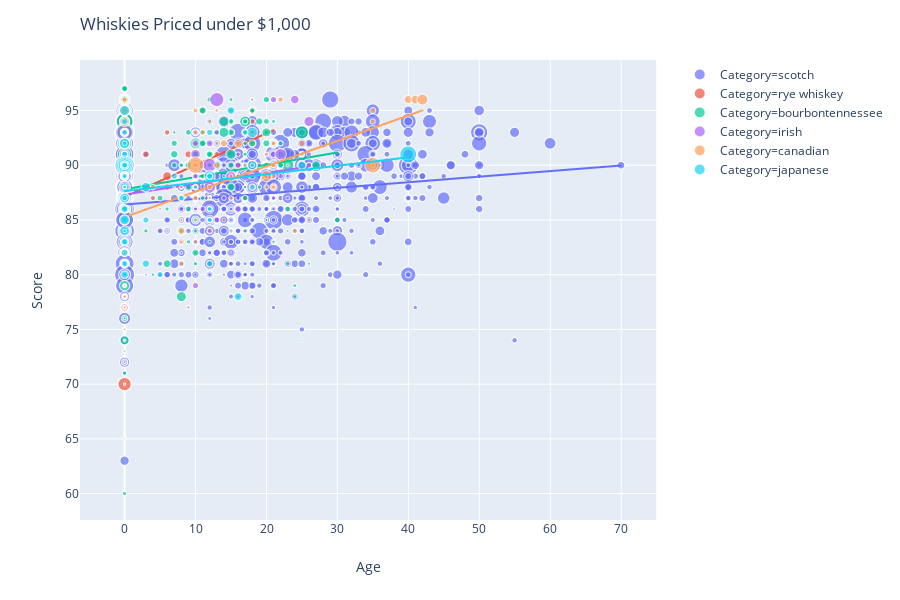

Notebook code cell kept with this figure:
### Code cell
import re
import numpy as np
import pandas as pd
#import plotly.graph_objects as go
import nltk
from nltk.corpus import stopwords
import plotly.express as px
from sklearn import linear_model
df_numbers=pd.read_csv('processeddata.csv')
#df_numbers=df_numbers.drop(columns=['Unnamed: 0'])
df_numbers.loc[df_numbers['Category']=='single malt scotch','Category']='scotch'
df_numbers.loc[df_numbers['Category']=='blended malt scotch whisky','Category']='scotch'
df_numbers.loc[df_numbers['Category']=='blended scotch whisky','Category']='scotch'
df_numbers.loc[df_numbers['Category']=='grain scotch whisky', 'Category']='scotch'
ind=df_numbers.loc[df_numbers['Category'].isin(['unspecified single malt','new zealand'])].index

df_numbers.drop(ind, inplace=True)
#df_numbers=df_numbers.loc[(df.Price-df.Price.mean()).abs()/df.Price.std()<3]
df_numbers1=df_numbers.loc[(df.Price<1000)]
fig = px.scatter(df_numbers1,x="Age", y="Score", size="Price", 
	           color="Category",
                 hover_name="Reviewer", trendline="ols")

fig.update_layout(
    title=go.layout.Title(
        text="Whiskies Priced under $1,000",
        xref="paper",
        x=0)
    )
fig.show()

### Figure 1 — Plotly figure (JSON) as saved in the notebook; plotly's stock layout.template omitted (floating-point values rounded to 4 significant figures; data arrays with more than 128 entries replaced by an {"elided": "..."} marker saying what was removed)
{"data": [{"hoverlabel": {"namelength": 0}, "hovertemplate": "<b>%{hovertext}</b><br><br>Category=scotch<br>Age=%{x}<br>Score=%{y}<br>Price=%{marker.size}", "hovertext": {"elided": "2295 str values"}, "legendgroup": "Category=scotch", "marker": {"color": "#636efa", "size": {"elided": "2295 int values"}, "sizemode": "area", "sizeref": 2.487, "symbol": "circle"}, "mode": "markers", "name": "Category=scotch", "showlegend": true, "type": "scattergl", "x": {"elided": "2295 int values"}, "xaxis": "x", "y": {"elided": "2295 int values"}, "yaxis": "y"}, {"hoverlabel": {"namelength": 0}, "hovertemplate": "<b>OLS trendline</b><br>Score = 0.050882 * Age + 86.409164<br>R<sup>2</sup>=0.022715<br><br>Category=scotch<br>Age=%{x}<br>Score=%{y} <b>(trend)</b>", "legendgroup": "Category=scotch", "marker": {"color": "#636efa", "symbol": "circle"}, "mode": "lines", "name": "Category=scotch", "showlegend": false, "type": "scattergl", "x": {"elided": "2295 int values"}, "xaxis": "x", "y": {"elided": "2295 float values"}, "yaxis": "y"}, {"hoverlabel": {"namelength": 0}, "hovertemplate": "<b>%{hovertext}</b><br><br>Category=rye whiskey<br>Age=%{x}<br>Score=%{y}<br>Price=%{marker.size}", "hovertext": {"elided": "180 str values"}, "legendgroup": "Category=rye whiskey", "marker": {"color": "#EF553B", "size": {"elided": "180 float values"}, "sizemode": "area", "sizeref": 2.487, "symbol": "circle"}, "mode": "markers", "name": "Category=rye whiskey", "showlegend": true, "type": "scattergl", "x": {"elided": "180 int values"}, "xaxis": "x", "y": {"elided": "180 int values"}, "yaxis": "y"}, {"hoverlabel": {"namelength": 0}, "hovertemplate": "<b>OLS trendline</b><br>Score = 0.290254 * Age + 87.107346<br>R<sup>2</sup>=0.109472<br><br>Category=rye whiskey<br>Age=%{x}<br>Score=%{y} <b>(trend)</b>", "legendgroup": "Category=rye whiskey", "marker": {"color": "#EF553B", "symbol": "circle"}, "mode": "lines", "name": "Category=rye whiskey", "showlegend": false, "type": "scattergl", "x": {"elided": "180 int values"}, "xaxis": "x", "y": {"elided": "180 float values"}, "yaxis": "y"}, {"hoverlabel": {"namelength": 0}, "hovertemplate": "<b>%{hovertext}</b><br><br>Category=bourbontennessee<br>Age=%{x}<br>Score=%{y}<br>Price=%{marker.size}", "hovertext": {"elided": "655 str values"}, "legendgroup": "Category=bourbontennessee", "marker": {"color": "#00cc96", "size": {"elided": "655 int values"}, "sizemode": "area", "sizeref": 2.487, "symbol": "circle"}, "mode": "markers", "name": "Category=bourbontennessee", "showlegend": true, "type": "scattergl", "x": {"elided": "655 int values"}, "xaxis": "x", "y": {"elided": "655 int values"}, "yaxis": "y"}, {"hoverlabel": {"namelength": 0}, "hovertemplate": "<b>OLS trendline</b><br>Score = 0.112096 * Age + 87.800765<br>R<sup>2</sup>=0.023125<br><br>Category=bourbontennessee<br>Age=%{x}<br>Score=%{y} <b>(trend)</b>", "legendgroup": "Category=bourbontennessee", "marker": {"color": "#00cc96", "symbol": "circle"}, "mode": "lines", "name": "Category=bourbontennessee", "showlegend": false, "type": "scattergl", "x": {"elided": "655 int values"}, "xaxis": "x", "y": {"elided": "655 float values"}, "yaxis": "y"}, {"hoverlabel": {"namelength": 0}, "hovertemplate": "<b>%{hovertext}</b><br><br>Category=irish<br>Age=%{x}<br>Score=%{y}<br>Price=%{marker.size}", "hovertext": ["john hansell", "dominic roskrow", "jonny mccormick", "geoffrey kleinman", "john hansell", "john hansell", "john hansell", "john hansell", "john hansell", "jonny mccormick", "jonny mccormick", "john hansell", "dominic roskrow", "john hansell", "jonny mccormick", "jonny mccormick", "jonny mccormick", "dominic roskrow", "john hansell", "dominic roskrow", "jonny mccormick", "jonny mccormick", "jonny mccormick", "jonny mccormick", "jonny mccormick", "john hansell", "dominic roskrow", "john hansell", "jonny mccormick", "jonny mccormick", "dominic roskrow", "john hansell", "dominic roskrow", "jonny mccormick", "jonny mccormick", "jonny mccormick", "jonny mccormick", "john hansell", "jonny mccormick", "dominic roskrow", "jonny mccormick", "jonny mccormick", "jonny mccormick", "jonny mccormick", "jonny mccormick", "jonny mccormick", "jonny mccormick", "john hansell", "dominic roskrow", "jonny mccormick", "john hansell", "john hansell", "john hansell", "jonny mccormick", "dominic roskrow", "john hansell", "john hansell", "dominic roskrow", "jonny mccormick", "jonny mccormick", "jonny mccormick", "jonny mccormick", "jonny mccormick", "jonny mccormick", "dominic roskrow", "jonny mccormick", "jonny mccormick", "jonny mccormick", "jonny mccormick", "dominic roskrow", "jonny mccormick", "jonny mccormick", "jonny mccormick", "john hansell", "john hansell", "john hansell", "john hansell", "jonny mccormick", "dominic roskrow", "jonny mccormick", "jonny mccormick", "jonny mccormick", "jonny mccormick", "jonny mccormick", "john hansell", "john hansell", "dominic roskrow", "dominic roskrow", "jonny mccormick", "jonny mccormick", "jonny mccormick", "jonny mccormick", "jonny mccormick", "john hansell", "dominic roskrow", "jonny mccormick", "dominic roskrow", "jonny mccormick", "jonny mccormick", "jonny mccormick", "jonny mccormick", "jonny mccormick", "john hansell", "jonny mccormick", "jonny mccormick", "john hansell", "john hansell", "jonny mccormick", "jonny mccormick", "dominic roskrow"], "legendgroup": "Category=irish", "marker": {"color": "#ab63fa", "size": [30, 100, 180, 499, 135, 250, 250, 600, 100, 80, 125, 42, 80, 168, 120, 50, 100, 69, 80, 100, 250, 92, 50, 311, 239, 80, 110, 40, 100, 100, 250, 130, 75, 500, 435, 66, 70, 189, 100, 35, 44, 141, 130, 30, 242, 110, 60, 100, 80, 333, 75, 40, 100, 110, 124, 225, 125, 200, 101, 311, 354, 55, 70, 55, 79, 47, 220, 60, 156, 84, 30, 194, 164, 30, 35, 34, 100, 100, 80, 90, 150, 35, 69, 50, 40, 60, 34, 55, 65, 70, 100, 65, 80, 30, 42, 40, 85, 80, 66, 66, 45, 112, 136, 50, 70, 155, 25, 100, 64, 40], "sizemode": "area", "sizeref": 2.487, "symbol": "circle"}, "mode": "markers", "name": "Category=irish", "showlegend": true, "type": "scattergl", "x": [0, 21, 24, 13, 0, 0, 26, 0, 10, 13, 12, 0, 0, 0, 10, 16, 0, 0, 0, 21, 0, 0, 0, 22, 10, 0, 0, 0, 16, 0, 18, 0, 26, 0, 12, 10, 22, 17, 0, 0, 15, 0, 0, 0, 15, 10, 10, 0, 0, 12, 0, 0, 0, 18, 0, 0, 0, 0, 0, 0, 0, 0, 0, 14, 0, 21, 0, 0, 0, 0, 23, 0, 0, 0, 0, 0, 0, 16, 11, 0, 0, 10, 8, 10, 0, 0, 0, 0, 0, 13, 12, 10, 0, 0, 10, 0, 0, 12, 12, 0, 0, 0, 0, 12, 0, 0, 15, 10, 0, 0], "xaxis": "x", "y": [96, 96, 96, 96, 95, 95, 94, 93, 93, 93, 92, 92, 92, 92, 92, 91, 91, 91, 91, 91, 91, 91, 91, 91, 91, 90, 90, 90, 90, 90, 90, 90, 90, 90, 90, 90, 89, 89, 89, 89, 89, 89, 89, 89, 89, 89, 89, 88, 88, 88, 88, 88, 88, 88, 88, 88, 88, 88, 88, 88, 88, 88, 87, 87, 87, 87, 87, 87, 87, 87, 87, 87, 87, 86, 86, 86, 86, 86, 86, 86, 86, 86, 86, 86, 85, 85, 85, 85, 85, 85, 85, 85, 85, 84, 84, 84, 84, 84, 84, 84, 83, 83, 82, 82, 82, 81, 79, 79, 78, 75], "yaxis": "y"}, {"hoverlabel": {"namelength": 0}, "hovertemplate": "<b>OLS trendline</b><br>Score = 0.098566 * Age + 87.318968<br>R<sup>2</sup>=0.041052<br><br>Category=irish<br>Age=%{x}<br>Score=%{y} <b>(trend)</b>", "legendgroup": "Category=irish", "marker": {"color": "#ab63fa", "symbol": "circle"}, "mode": "lines", "name": "Category=irish", "showlegend": false, "type": "scattergl", "x": [0, 0, 0, 0, 0, 0, 0, 0, 0, 0, 0, 0, 0, 0, 0, 0, 0, 0, 0, 0, 0, 0, 0, 0, 0, 0, 0, 0, 0, 0, 0, 0, 0, 0, 0, 0, 0, 0, 0, 0, 0, 0, 0, 0, 0, 0, 0, 0, 0, 0, 0, 0, 0, 0, 0, 0, 0, 0, 0, 0, 0, 0, 0, 0, 0, 0, 0, 0, 8, 10, 10, 10, 10, 10, 10, 10, 10, 10, 10, 10, 11, 12, 12, 12, 12, 12, 12, 12, 13, 13, 13, 14, 15, 15, 15, 16, 16, 16, 17, 18, 18, 21, 21, 21, 22, 22, 23, 24, 26, 26], "xaxis": "x", "y": [87.32, 87.32, 87.32, 87.32, 87.32, 87.32, 87.32, 87.32, 87.32, 87.32, 87.32, 87.32, 87.32, 87.32, 87.32, 87.32, 87.32, 87.32, 87.32, 87.32, 87.32, 87.32, 87.32, 87.32, 87.32, 87.32, 87.32, 87.32, 87.32, 87.32, 87.32, 87.32, 87.32, 87.32, 87.32, 87.32, 87.32, 87.32, 87.32, 87.32, 87.32, 87.32, 87.32, 87.32, 87.32, 87.32, 87.32, 87.32, 87.32, 87.32, 87.32, 87.32, 87.32, 87.32, 87.32, 87.32, 87.32, 87.32, 87.32, 87.32, 87.32, 87.32, 87.32, 87.32, 87.32, 87.32, 87.32, 87.32, 88.11, 88.3, 88.3, 88.3, 88.3, 88.3, 88.3, 88.3, 88.3, 88.3, 88.3, 88.3, 88.4, 88.5, 88.5, 88.5, 88.5, 88.5, 88.5, 88.5, 88.6, 88.6, 88.6, 88.7, 88.8, 88.8, 88.8, 88.9, 88.9, 88.9, 88.99, 89.09, 89.09, 89.39, 89.39, 89.39, 89.49, 89.49, 89.59, 89.68, 89.88, 89.88], "yaxis": "y"}, {"hoverlabel": {"namelength": 0}, "hovertemplate": "<b>%{hovertext}</b><br><br>Category=canadian<br>Age=%{x}<br>Score=%{y}<br>Price=%{marker.size}", "hovertext": {"elided": "256 str values"}, "legendgroup": "Category=canadian", "marker": {"color": "#FFA15A", "size": {"elided": "256 float values"}, "sizemode": "area", "sizeref": 2.487, "symbol": "circle"}, "mode": "markers", "name": "Category=canadian", "showlegend": true, "type": "scattergl", "x": {"elided": "256 int values"}, "xaxis": "x", "y": {"elided": "256 int values"}, "yaxis": "y"}, {"hoverlabel": {"namelength": 0}, "hovertemplate": "<b>OLS trendline</b><br>Score = 0.232112 * Age + 85.259823<br>R<sup>2</sup>=0.130736<br><br>Category=canadian<br>Age=%{x}<br>Score=%{y} <b>(trend)</b>", "legendgroup": "Category=canadian", "marker": {"color": "#FFA15A", "symbol": "circle"}, "mode": "lines", "name": "Category=canadian", "showlegend": false, "type": "scattergl", "x": {"elided": "256 int values"}, "xaxis": "x", "y": {"elided": "256 float values"}, "yaxis": "y"}, {"hoverlabel": {"namelength": 0}, "hovertemplate": "<b>%{hovertext}</b><br><br>Category=japanese<br>Age=%{x}<br>Score=%{y}<br>Price=%{marker.size}", "hovertext": ["jonny mccormick", "dave broom", "dave broom", "jeffery lindenmuth", "dave broom", "john hansell", "jonny mccormick", "jonny mccormick", "jonny mccormick", "dave broom", "dave broom", "jonny mccormick", "jonny mccormick", "jonny mccormick", "jonny mccormick", "jonny mccormick", "dave broom", "dave broom", "jonny mccormick", "jonny mccormick", "jonny mccormick", "dave broom", "dave broom", "dave broom", "dave broom", "dave broom", "john hansell", "dave broom", "jonny mccormick", "jonny mccormick", "jonny mccormick", "jonny mccormick", "jonny mccormick", "jonny mccormick", "jonny mccormick", "jonny mccormick", "jonny mccormick", "jonny mccormick", "jonny mccormick", "dave broom", "dave broom", "dave broom", "dave broom", "dave broom", "dave broom", "jonny mccormick", "jonny mccormick", "jonny mccormick", "jonny mccormick", "jonny mccormick", "jonny mccormick", "john hansell", "dave broom", "jonny mccormick", "jonny mccormick", "jonny mccormick", "jonny mccormick", "jonny mccormick", "jonny mccormick", "jonny mccormick", "jonny mccormick", "jonny mccormick", "dave broom", "dave broom", "jonny mccormick", "jonny mccormick", "jonny mccormick", "jonny mccormick", "jonny mccormick", "dave broom", "jonny mccormick", "dave broom", "dave broom", "jonny mccormick", "dave broom", "dave broom", "dave broom", "jonny mccormick", "jonny mccormick", "jonny mccormick", "dave broom", "dave broom", "dave broom", "dave broom", "jonny mccormick", "dave broom", "dave broom", "dave broom", "jonny mccormick", "dave broom", "dave broom", "dave broom", "dave broom", "dave broom", "dave broom", "jonny mccormick", "dave broom", "dave broom", "jonny mccormick"], "legendgroup": "Category=japanese", "marker": {"color": "#19d3f3", "size": [17, 250, 153, 119, 65, 273, 100, 85, 75, 300, 65, 65, 80, 232.5, 250, 53, 90, 695, 65, 90, 100, 59, 65, 119, 210, 167, 885, 600, 398, 100, 44, 207, 80, 90, 80, 50, 180, 89, 89, 90, 131, 200, 72, 150, 300, 110, 90, 90, 100, 100, 49, 90, 55, 64, 80, 75, 190, 35, 40, 34, 90, 220, 80, 112, 228, 232.5, 75, 92, 80, 100, 196, 52, 85, 112, 75, 44, 152, 245, 55, 100, 65, 145, 235, 33, 161, 100, 162, 88, 125, 44, 144, 140, 112, 70, 94, 85, 45, 152, 146], "sizemode": "area", "sizeref": 2.487, "symbol": "circle"}, "mode": "markers", "name": "Category=japanese", "showlegend": true, "type": "scattergl", "x": [18, 0, 15, 0, 0, 18, 12, 0, 17, 0, 0, 0, 0, 0, 0, 0, 0, 40, 0, 0, 0, 0, 0, 0, 18, 25, 0, 0, 0, 0, 18, 0, 0, 0, 0, 0, 0, 0, 0, 0, 0, 0, 0, 0, 12, 0, 0, 12, 12, 7, 0, 0, 10, 0, 0, 0, 0, 0, 0, 0, 18, 3, 0, 0, 0, 0, 0, 8, 8, 0, 0, 12, 0, 0, 12, 0, 0, 0, 12, 3, 0, 0, 0, 0, 0, 0, 0, 0, 0, 0, 3, 0, 12, 0, 5, 0, 0, 0, 16], "xaxis": "x", "y": [96, 95, 95, 94, 93, 93, 93, 93, 93, 92, 92, 92, 92, 92, 92, 92, 91, 91, 91, 91, 91, 90, 90, 90, 90, 90, 90, 90, 90, 90, 90, 90, 90, 90, 90, 90, 90, 90, 90, 89, 89, 89, 89, 89, 89, 89, 89, 89, 89, 89, 89, 88, 88, 88, 88, 88, 88, 88, 88, 88, 88, 88, 87, 87, 87, 87, 87, 87, 87, 86, 86, 86, 86, 86, 85, 85, 85, 85, 85, 85, 84, 84, 84, 84, 83, 83, 83, 83, 82, 81, 81, 81, 81, 81, 80, 80, 80, 80, 78], "yaxis": "y"}, {"hoverlabel": {"namelength": 0}, "hovertemplate": "<b>OLS trendline</b><br>Score = 0.077342 * Age + 87.628684<br>R<sup>2</sup>=0.020229<br><br>Category=japanese<br>Age=%{x}<br>Score=%{y} <b>(trend)</b>", "legendgroup": "Category=japanese", "marker": {"color": "#19d3f3", "symbol": "circle"}, "mode": "lines", "name": "Category=japanese", "showlegend": false, "type": "scattergl", "x": [0, 0, 0, 0, 0, 0, 0, 0, 0, 0, 0, 0, 0, 0, 0, 0, 0, 0, 0, 0, 0, 0, 0, 0, 0, 0, 0, 0, 0, 0, 0, 0, 0, 0, 0, 0, 0, 0, 0, 0, 0, 0, 0, 0, 0, 0, 0, 0, 0, 0, 0, 0, 0, 0, 0, 0, 0, 0, 0, 0, 0, 0, 0, 0, 0, 0, 0, 0, 0, 0, 0, 0, 0, 3, 3, 3, 5, 7, 8, 8, 10, 12, 12, 12, 12, 12, 12, 12, 12, 15, 16, 17, 18, 18, 18, 18, 18, 25, 40], "xaxis": "x", "y": [87.63, 87.63, 87.63, 87.63, 87.63, 87.63, 87.63, 87.63, 87.63, 87.63, 87.63, 87.63, 87.63, 87.63, 87.63, 87.63, 87.63, 87.63, 87.63, 87.63, 87.63, 87.63, 87.63, 87.63, 87.63, 87.63, 87.63, 87.63, 87.63, 87.63, 87.63, 87.63, 87.63, 87.63, 87.63, 87.63, 87.63, 87.63, 87.63, 87.63, 87.63, 87.63, 87.63, 87.63, 87.63, 87.63, 87.63, 87.63, 87.63, 87.63, 87.63, 87.63, 87.63, 87.63, 87.63, 87.63, 87.63, 87.63, 87.63, 87.63, 87.63, 87.63, 87.63, 87.63, 87.63, 87.63, 87.63, 87.63, 87.63, 87.63, 87.63, 87.63, 87.63, 87.86, 87.86, 87.86, 88.02, 88.17, 88.25, 88.25, 88.4, 88.56, 88.56, 88.56, 88.56, 88.56, 88.56, 88.56, 88.56, 88.79, 88.87, 88.94, 89.02, 89.02, 89.02, 89.02, 89.02, 89.56, 90.72], "yaxis": "y"}], "layout": {"height": 600, "legend": {"itemsizing": "constant", "tracegroupgap": 0}, "margin": {"t": 60}, "title": {"text": "Whiskies Priced under $1,000", "x": 0, "xref": "paper"}, "xaxis": {"anchor": "y", "domain": [0, 0.98], "title": {"text": "Age"}}, "yaxis": {"anchor": "x", "domain": [0, 1], "title": {"text": "Score"}}}}
